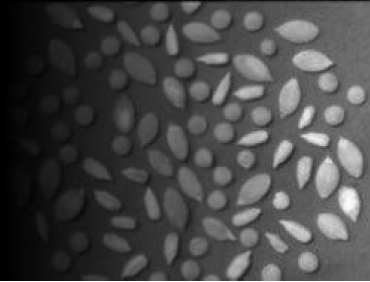
#> input picture DIP_Assignment1/Data/grain.png, 370 x 282 px
$ python Que4.py
#> lines starting #> are read from the running program, lines starting #| are printed output that depends on the picture
import cv2
import os
import numpy as np
import matplotlib.pyplot as plt

#%% Importing the relevant function and setting directories
from Functions import affineTransform
from Functions import invaffineTransform

os.chdir(os.path.dirname(os.path.realpath(__file__)))

functionName = os.getcwd()+os.sep+'Functions'+os.sep+'affineTransform.py'

exec(open(functionName).read())

functionName = os.getcwd()+os.sep+'Functions'+os.sep+'invaffineTransform.py'

exec(open(functionName).read())

#%% Reading Image and initial conversions
rawImage = cv2.imread(r'Data'+os.sep+'grain.png') #Image to be improved
#> rawImage is the input picture: shape (282, 370, 3); min 0, max 255, mean 72

if(rawImage.ndim==3):
    rawImage= cv2.cvtColor(rawImage, cv2.COLOR_BGR2GRAY) #grayscale conversion
#> rawImage: shape (282, 370)

# rawImage = cv2.normalize(rawImage.astype('float'), None, 0.0, 1.0, cv2.NORM_MINMAX) #Converting to avoid quantization issues

#%% Affine Transform Matrix Parameters
a = 0.3
b= 0.1
c = 0.5
d = 1.9
tx = 0
ty = 0
T = [[a, b, 0, tx],[c, d, 0, ty],[0, 0, 1, 0]]

#%% The main functionality
interpType= cv2.INTER_LINEAR # cv2.INTER_NEAREST or cv2.INTER_LINEAR as needed
transImage = affineTransform(rawImage,T,interpType)
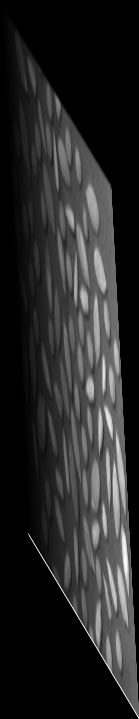
#> transImage: shape (719, 139); min 0, max 252, mean 39.1
invtransImage = invaffineTransform(transImage,T,interpType)
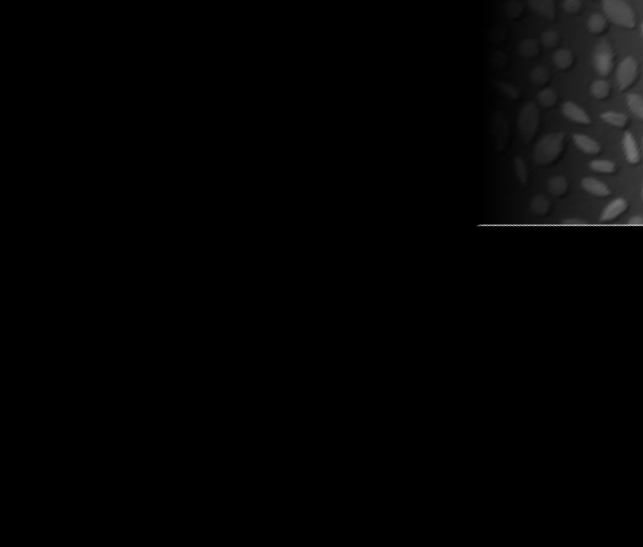
#> invtransImage: shape (547, 643); min 0, max 197, mean 3.5


#%% Displaying Result and Writing the same
transImage = np.uint8(255.0*transImage)
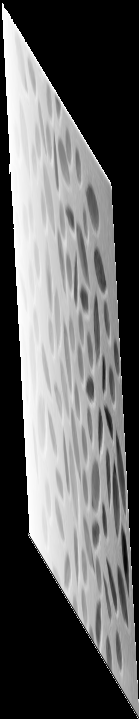
#> transImage: shape (719, 139); min 0, max 255, mean 98.9
invtransImage = np.uint8(255.0*invtransImage)
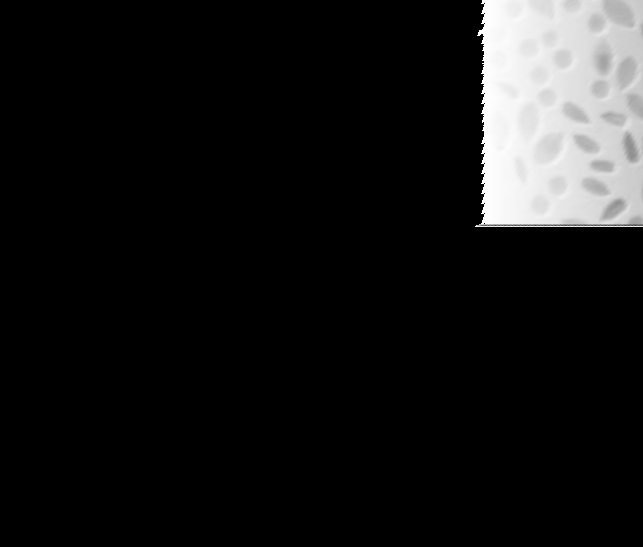
#> invtransImage: shape (547, 643); min 0, max 255, mean 22.9

fig, axs = plt.subplots(1, 3)
axs[0].imshow(rawImage,cmap='gray')
axs[0].set_title('Original Image')
axs[1].imshow(transImage,cmap='gray')
axs[1].set_title('Affine Transformed Image')
axs[2].imshow(invtransImage,cmap='gray')
axs[2].set_title('Inverse Affine Transformed Image')

cv2.imwrite('Results'+os.sep+'Que4_1.png',transImage)
cv2.imwrite('Results'+os.sep+'Que4_2.png',invtransImage)

plt.savefig('Results'+os.sep+'Que4_sub.png')
plt.show()

$ run again, with DIP_Assignment1/Data/Q1_myRoomWindow.jpg saved as DIP_Assignment1/Data/grain.png
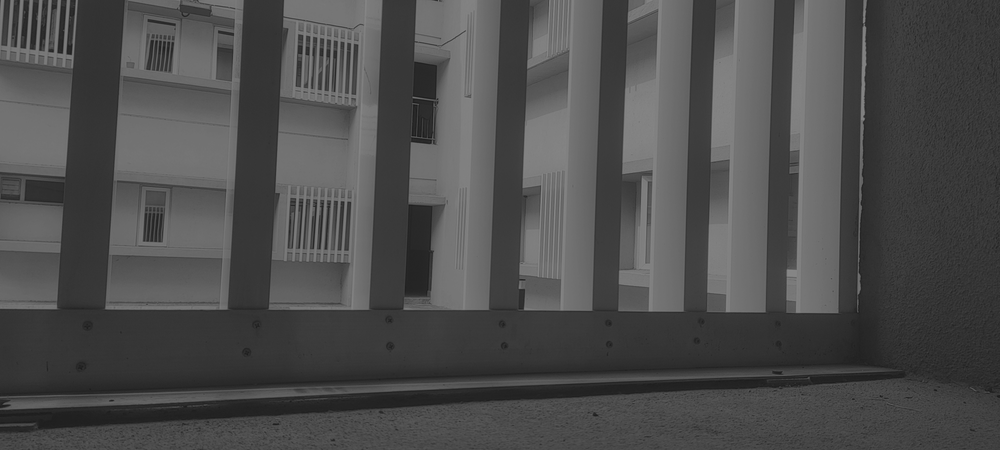
#> input picture DIP_Assignment1/Data/Q1_myRoomWindow.jpg, 1000 x 450 px, shrunk from 4000 x 1800 before the run
#> rawImage is the input picture: shape (450, 1000, 3); min 24, max 137, mean 77
#> rawImage: shape (450, 1000)
#> `transImage = np.uint8(255.0*transImage)`:
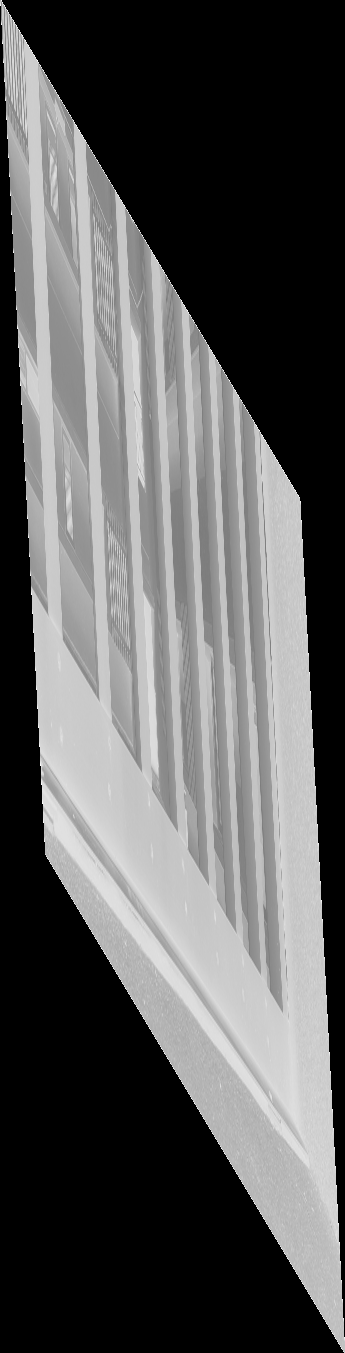
#> transImage: shape (1353, 345); min 0, max 255, mean 90.1
#> `invtransImage = np.uint8(255.0*invtransImage)`:
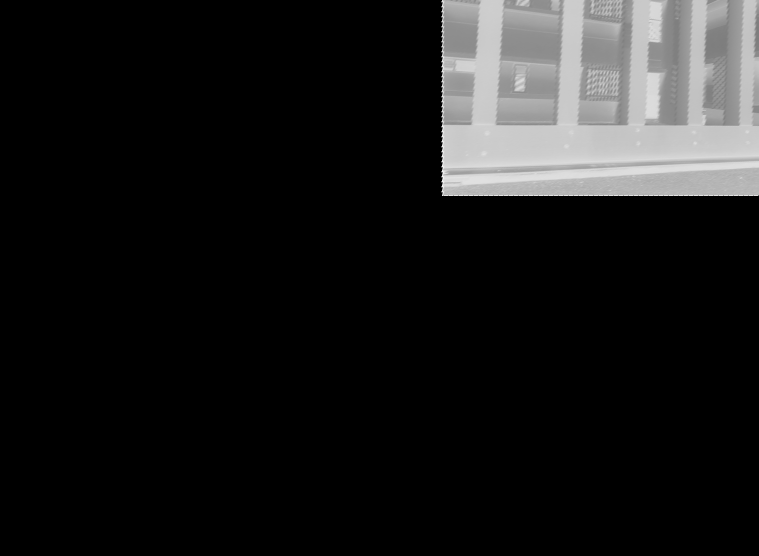
#> invtransImage: shape (1111, 1517) (shown at 1/2 size); min 0, max 255, mean 26.3
